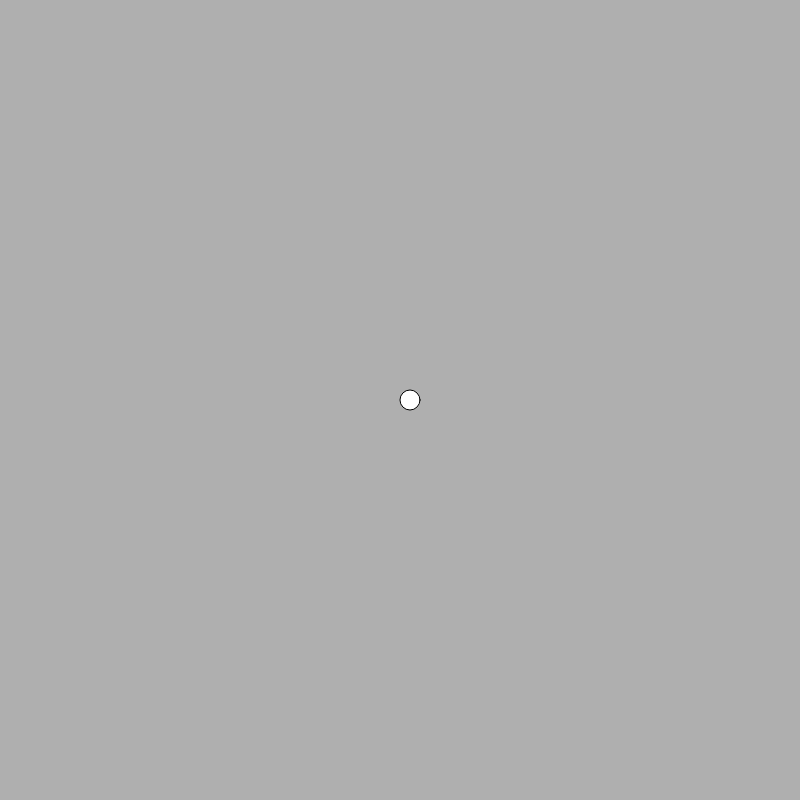
Frame 1 (no input)
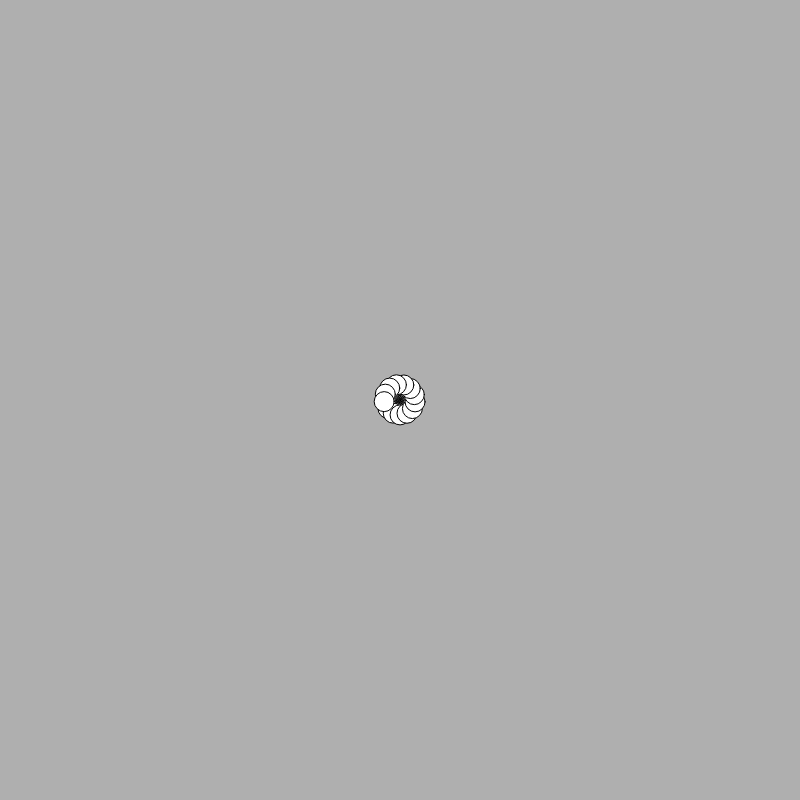
Frame 60 (no input)
Frame 120 (the mouse pressed at the canvas centre since frame 60): identical to frame 60, image omitted

The p5.js sketch that drew these frames (run headless with seeded random() and noise() and a simulated clock; from frame 60 on, the mouse is pressed at the canvas centre):

// p5.js sketch
// ── sketch.js
let r = 10;
let a = 0;
let isSpiralActive = true;

function setup() {
  createCanvas(800, 800);
  background(175);
}

function draw() {
  if (isSpiralActive) {
    let x = r * cos(a);
    let y = r * sin(a);

    ellipse(width / 2 + x, height / 2 + y, 20, 20); // Draw a small ellipse at new position

    r += 0.1; // Increase radius
    a += 100.05; // Increase angle slowly
  }
}

function mousePressed() {
  isSpiralActive = !isSpiralActive; // Toggle spiral state on mouse click
}
